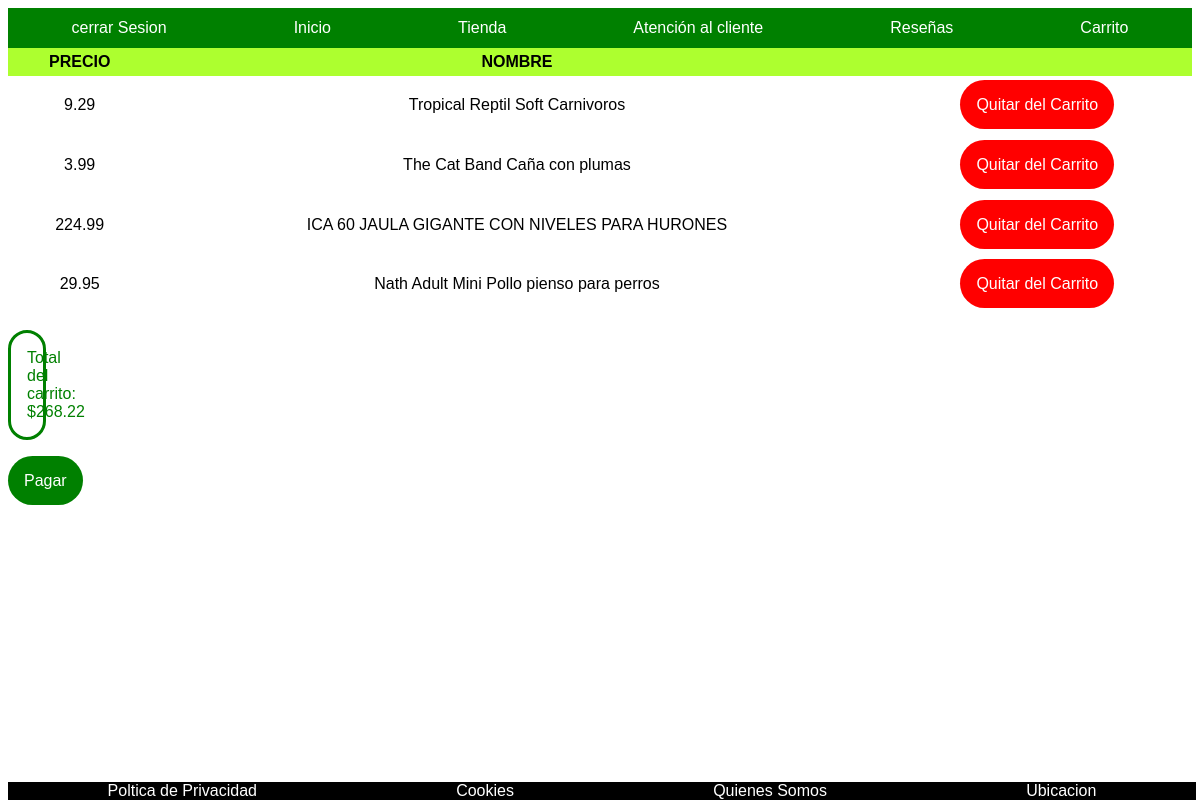
The app's page /Carrito.php with its own data.
### tables this page shows
CREATE TABLE `carrito` (
  `id` int NOT NULL AUTO_INCREMENT,
  `precio` varchar(500) DEFAULT NULL,
  `nombre` varchar(500) DEFAULT NULL,
  PRIMARY KEY (`id`)
);

### Web/Carrito.php (the view, shortened to what this page needs)
<?php
 $server = 'localhost:3306';
 $username = 'root';
 $password = '1234';
 $database = 'intermedia3';
  try {
      $conn = new PDO("mysql:host=$server;dbname=$database;", $username, $password);
    } catch (PDOException $e) {
      die('Connection Failed: ' . $e->getMessage());
    }
$miConsulta = $conn->prepare('SELECT * FROM carrito;');
$miConsulta2 = $conn->prepare('SELECT SUM(precio) as total FROM carrito;');
$miConsulta->execute();
$carrito = $miConsulta->fetchAll(PDO::FETCH_ASSOC);
$miConsulta2->execute();
$resultadoConsulta2 = $miConsulta2->fetch(PDO::FETCH_ASSOC);
$total = $resultadoConsulta2['total'];
?>
<!DOCTYPE html>
<html lang="en">
<head>
</head>
<body>
<div class="navbar">
<a href="Cerrar Sesion.php"> cerrar Sesion</a>
            <a href="inicio.php">Inicio</a>
            <a href="Tienda.php">Tienda</a>
            <a href="AtencionCliente.php">Atención al cliente</a>
            <a href="leer.php">Reseñas</a>
            <a href="Carrito.php">Carrito</a>
        </div>
<table>
    <tr>
        <th>PRECIO</th>
        <th>NOMBRE</th>
        <th>                          </th>
    </tr>
    <?php foreach ($carrito as $clave => $valor): ?>
        <tr>
           <td><?= $valor['precio']; ?></td>
           <td><?= $valor['nombre']; ?></td>
           <td><a class="button" href="Eliminar Carrito.php?id=<?= $valor['id'] ?>">Quitar del Carrito</a></td>
        </tr>
    <?php endforeach; ?>
</table>
<p>Total del carrito: $<?= $total ?></p>
<div class="pagar">
<a class="button1" onclick="mostrarAlerta()">Pagar</a>
</div>
<footer>
        <div class=" final">
            <a href="PoliticaPrivacidad.php">Poltica de Privacidad</a>
            <a href="Cookies.php">Cookies</a>
            <a href="Conocenos.php">Quienes Somos</a>
            <a href="Ubicaciones.php">Ubicacion</a>
    </footer>
</body>
</html>

### Web/Carrito.php (style rules this page uses)
table { border-collapse: collapse; width: 100%; }
table td { text-align: center; padding: 1.3rem; background-color: white; }
table th { text-align: center; padding: 0.3rem; background-color:greenyellow ; }
.button { border-radius: 5rem; color: white; background-color: red; padding: 1rem; text-decoration: none; }
.button1 { border-radius: 5rem; color: white; background-color: green; padding: 1rem; text-decoration: none; }
html { font-family: Arial, Helvetica, sans-serif; background-image: url(https://img.freepik.com/vector-premium/paw-heart-animal-love-linea-silueta-icono-mascota-perro-gato-huella-pictograma-conjunto-huella-pie-cachorro_541122-577.jpg); }
a { text-decoration:none; color:black; font-family: 'Franklin Gothic Medium', 'Arial Narrow', Arial, sans-serif; }
.navbar { background-color:green; height: 2.5em; display:flex; margin-bottom: 0em; }
.navbar a { display:flex; color: white; margin:auto; justify-content: space-between; padding: 0.5em; text-align: center; }
.final { background-color: black; color: white; display: flex; bottom: 0; position: absolute; width: 99%; text-align: center; }
.final a { display: flex; color: white; margin: auto; }
p { border-radius: 5rem; border: 3px solid green; color: green; background-color: white; padding: 1rem; text-decoration: none; margin-right: 5em; margin-right: 80em; margin-bottom: 2em; }

### records on screen
carrito: precio "9.29", nombre "Tropical Reptil Soft Carnivoros"
carrito: precio "3.99", nombre "The Cat Band Caña con plumas"
carrito: precio "224.99", nombre "ICA 60 JAULA GIGANTE CON NIVELES PARA HURONES"
carrito: precio "29.95", nombre "Nath Adult Mini Pollo pienso para perros"

### other values on screen
$total "268.22"
